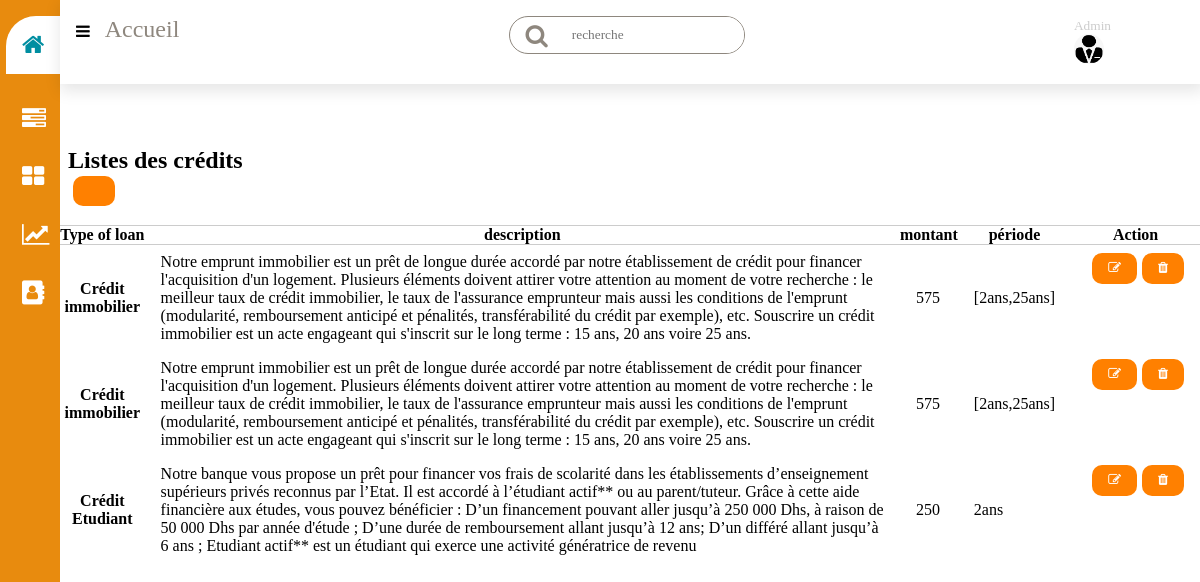
The app's page /loans (signed in) with its own data.
### tables this page shows
CREATE TABLE `loantypes` (
  `idl` int(11) NOT NULL,
  `loanType` varchar(100) NOT NULL,
  `description` text NOT NULL,
  `montant` double NOT NULL,
  `periode` text NOT NULL,
  `image` blob NOT NULL
);

### controllers/HomeController.php (called while the page is built)
<?php
class HomeController
{
	public function  index($page)
	{
		include('views/'.$page.'.php');
	}
}

### autoload.php (called while the page is built, shortened)
<?php
function autoload($class_name){
	$array_paths = array(
		'database/',
		'app/class/',
		'models/',
		'controllers/'
	);
	$parts = explode('\\',$class_name);
	$name = array_pop($parts);
	foreach($array_paths as $path){
		$file = sprintf($path.'%s.php',$name);
	}
}

### database/Db.php (called while the page is built, shortened)
<?php
class DB{
	static public function connect(){
		$db= new PDO("mysql:host=localhost;dbname=projet","root","");
		$db->exec("set names utf8");
		$db->setAttribute(PDO::ATTR_ERRMODE,PDO::ERRMODE_WARNING);
		return $db;
	}
}

### models/Typeofloans.php (called while the page is built, shortened)
<?php
class Typeofloans
{
	static public function getAll()
	{
		$stmt = DB::connect()->prepare('SELECT * FROM loantypes');
		$stmt->execute();
		return $stmt->fetchAll();
	}
}

### controllers/TypeofloansController.php (called while the page is built, shortened)
<?php
class TypeofloansController
{
	public function getAllLoans(){
		$type= Typeofloans::getAll();
		return  $type;
	}
}

### views/loans.php (the view, shortened to what this page needs)
<?php
  if(isset($_POST['find'])){
    $data = new TypeofloansController();
    $loan = $data->findLoan();
  }else{
    $data = new TypeofloansController();
    $loan = $data->getAllLoans();
  }
?>
<!DOCTYPE html>
<html lang="en">
<head>
    <link rel="stylesheet" type="text/css"
        href="https://stackpath.bootstrapcdn.com/font-awesome/4.7.0/css/font-awesome.min.css">
  <link rel="stylesheet" href="http://127.0.0.1/final/public/assets/test.css">
  <link rel="stylesheet" href="font-awesome/css/font-awesome.min.css">
</head>
<body>
  <div class="sidebar">
    <div class="sidebar-menu">
      <ul>
        <li>
          <a href="test" class="active"><span class="fa fa-home"></span><span>Dashboard</span></a>
        </li>
        <li>
          <a href="loans"><span class="fa fa-tasks"></span><span>Les types de crédits</span></a>
        </li>
        <li>
          <a href="applications"><span class="fa fa-th-large"></span><span>Les demandes de crédits</span></a>
        </li>
        <li>
          <a href="demandeaccepte"><span class="fa fa-line-chart"></span><span>Les crédits accéptés</span></a>
        </li>
        <li>
          <a href="client"><span class="fa fa-address-book"></span><span>Les clients</span></a>
        </li>
      </ul>
    </div>
  </div>
  <div class="content">
    <header>
      <p><label for="menu"><span class="fa fa-bars"></span></label><span class="accueil">Accueil</span></p>
      <div class="search-wrapper">
        <span class="fa fa-search"></span>
        <input type="search" name="" placeholder="recherche" />
      </div>
      <div class="user-wrapper" id="dropdown">
        <div>
          <small>Admin</small>
        </div>
        <img src="public/assets/admin.png" width="30" height="30" class="logo-admin">
      </div>
    </header>
<div class="container">
  <div class="row my-8">
    <div class="col-md-8 mx-auto">
        <div class="form">
         <div class="card-body bg-light">
          <a href="http://127.0.0.1/final/Add" class="btn btn-sm btn-primary mr-2 mb-2">
          </a>
          <a href="<?php echo BASE_URL;?>" class="btn btn-sm btn-secondary mr-2 mb-2">
          </a>
          <a href="<?php echo BASE_URL;?>logout" title="Déconnexion" class="btn btn-link mr-2 mb-2">
            <i class="fas fa-user mr-2"> <?php echo $_SESSION['username'];?></i>
          </a>
          <form method="post" class="float-right mb-2 d-flex flex-row">
            <button class="btn btn-info btn-sm" name="find" type="submit"><i class="fas fa-search"></i></button>
          </form>
          <table class="table table-hover">
            <thead>
              <tr>
                <div class="composant">
        <div class="ventes">
          <div class="case">
            <div class="header-case">
              <h2>Listes des crédits <br>
              <a href="http://127.0.0.1/final/Addloan" class="btn btn-sm btn-primary mr-2 mb-2">
            <i class="fas fa-plus"></i>
          </a></h2>
            </div>
            <div class="body-case">
              <div class="tableau">
                <table width="100%">
                  <thead>
                    <tr>
                 <th scope="col">Type of loan</th>
                <th scope="col">description</th>
                <th scope="col">montant</th>
                <th scope="col">période</th>
                <th scope="col">Action</th>
                    </tr>
                  </thead>
                  <tbody>
                   <?php foreach($loan as $cl):?>
                <tr>
                  <th scope="row"><?php echo $cl['loanType']; ?></th>
                  <td><?php echo $cl['description'];?></td>
                  <td><?php echo $cl['montant'];?></td>
                  <td><?php echo $cl['periode'];?></td>
                  <td class="d-flex flex-row">
                    <form method="post" class="mr-1" action="Updateloan">
                      <button class="btn btn-sm btn-warning"><i class="fa fa-edit"></i></button>
                    </form>
                    <form method="post" class="mr-1" action="Deleteloan">
                      <button class="btn btn-sm btn-danger"><i class="fa fa-trash"></i></button>
                    </form>
                  </td>
                </tr>
              <?php endforeach;?>
                  </tbody>
                </table>
              </div>
            </div>
          </div>
        </div>
</body>
</html>

### public/assets/test.css (style rules this page uses)
* { padding: 0; margin: 0; box-sizing: border-box; list-style-type: none; text-decoration: none; font-family: 'Montserrat'; }
.sidebar { width: 300px; position: fixed; left: 0; top: 0; height: 100vh; background: #E88B0E; z-index: 100; transition: width 300ms; }
.sidebar-menu li { width: 100%; margin-bottom: 2rem; padding-left: 10%; }
.sidebar-menu { margin-top: 1rem; }
.sidebar-menu a { padding-left: 1rem; display: block; color: #fff; font-size: 1.1rem; }
.sidebar-menu a span:first-child { padding-right: 1rem; font-size: 1.5rem; }
.sidebar-menu a.active { background: #fff; padding-top: 1rem; padding-bottom: 1rem; color: #008ea1; border-radius: 30px 0px 0px 0px; }
.content { transition: margin-left 300ms; margin-left: 22%; }
header { background-color: #fff; display: flex; justify-content: space-between; padding: 1rem; box-shadow: 2px 5px 15px 2px rgb(0 0 0 / 10%); position: fixed; left: 22%; width: calc(100% - 22%); top: 0; z-index: 100; transition: left 300ms; }
.accueil { font-size: 1.5rem; padding-right: : 1rem; margin-left: 15px; color: #8E877E; }
.search-wrapper { border: 1px solid #8E877E; border-radius: 20px; height: 38px; display: flex; align-items: center; overflow-x: hidden; }
.search-wrapper input { height: 100%; padding: .5rem; border: none; outline: none; }
.search-wrapper span { display: inline-block; padding: 0rem 1rem; font-size: 1.5rem; color: #8E877E; }
.user-wrapper { display: flex; align-items: center; }
.user-wrapper img { border-radius: 50%; margin-right: 5rem; }
.user-wrapper small { color: #ccc; display: inline-block; }
.logo-admin { cursor: pointer; }
#dropdown { position: relative; display: inline-block; }
.composant { margin-top: 3.5rem; display: grid; grid-gap: 2rem; grid-template-columns: 69% auto; }
.case { background: #fff; border-radius: 10px; }
.header-case, .body-case { padding: .5rem; }
.header-case { display: flex; justify-content: space-between; align-items: center; }
.btn { background: #ff8000; border-radius: 10px; color: #fff; font-size: .8rem; padding: .5rem 1rem; border: none; margin-left: 5px; cursor: pointer; margin-bottom: 1rem; }
table { border-collapse: collapse; }
thead tr { border-top: 1px solid #ccc; border-bottom: 1px solid #ccc; }
td { padding: .5rem 1rem; }
tr td:last-child { display: flex; align-items: center; }
.tableau { overflow-x: auto; width: 100% }
.fa-bars { cursor: pointer; }
ul { list-style-type: none; }
@media only screen and (max-width: 1200px) { .sidebar { width: 60px; } }
@media only screen and (max-width: 1200px) { .content { margin-left: 60px; } }
@media only screen and (max-width: 1200px) { .content header { width: calc(100% - 60px); left: 60px; } }

### records on screen
loantypes: loanType "Crédit immobilier", description "Notre emprunt immobilier est un prêt de longue durée accordé par notre établissement de crédit pour financer l'acquisition d'un logement. Plusieurs éléments doivent attirer votre attention au moment de votre recherche : le meilleur taux de crédit immobilier, le taux de l'assurance emprunteur mais aussi les conditions de l'emprunt (modularité, remboursement anticipé et pénalités, transférabilité du crédit par exemple), etc. Souscrire un crédit immobilier est un acte engageant qui s'inscrit sur le long terme : 15 ans, 20 ans voire 25 ans.", montant "575", periode "[2ans,25ans]"
loantypes: loanType "Crédit immobilier", description "Notre emprunt immobilier est un prêt de longue durée accordé par notre établissement de crédit pour financer l'acquisition d'un logement. Plusieurs éléments doivent attirer votre attention au moment de votre recherche : le meilleur taux de crédit immobilier, le taux de l'assurance emprunteur mais aussi les conditions de l'emprunt (modularité, remboursement anticipé et pénalités, transférabilité du crédit par exemple), etc. Souscrire un crédit immobilier est un acte engageant qui s'inscrit sur le long terme : 15 ans, 20 ans voire 25 ans.", montant "575", periode "[2ans,25ans]"
loantypes: loanType "Crédit Etudiant", description "Notre banque vous propose un prêt pour financer vos frais de scolarité dans les établissements d’enseignement supérieurs privés reconnus par l’Etat. Il est accordé à l’étudiant actif** ou au parent/tuteur. Grâce à cette aide financière aux études, vous pouvez bénéficier : D’un financement pouvant aller jusqu’à 250 000 Dhs, à raison de 50 000 Dhs par année d'étude ; D’une durée de remboursement allant jusqu’à 12 ans; D’un différé allant jusqu’à 6 ans ; Etudiant actif** est un étudiant qui exerce une activité génératrice de revenu", montant "250", periode "2ans"
